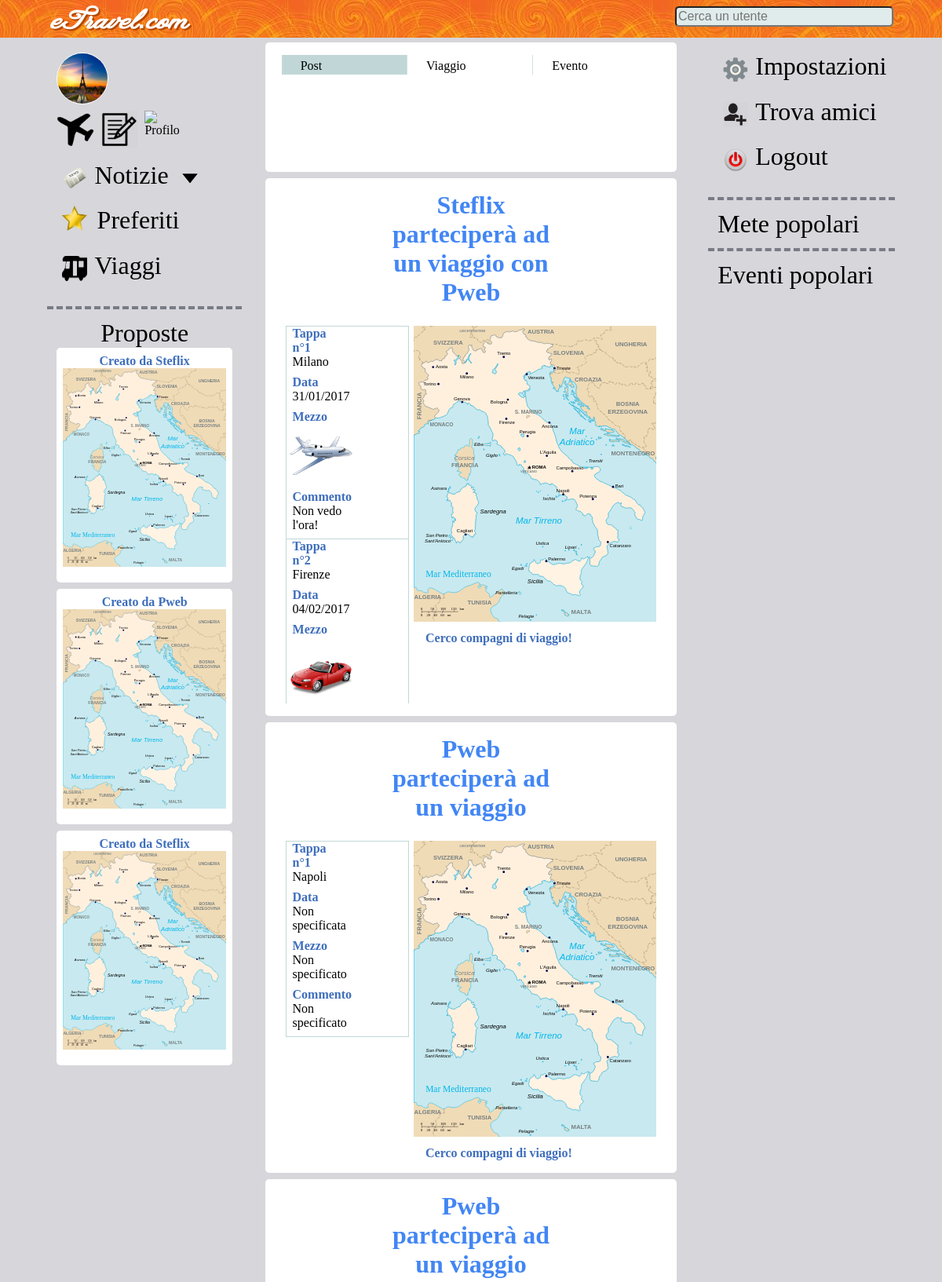
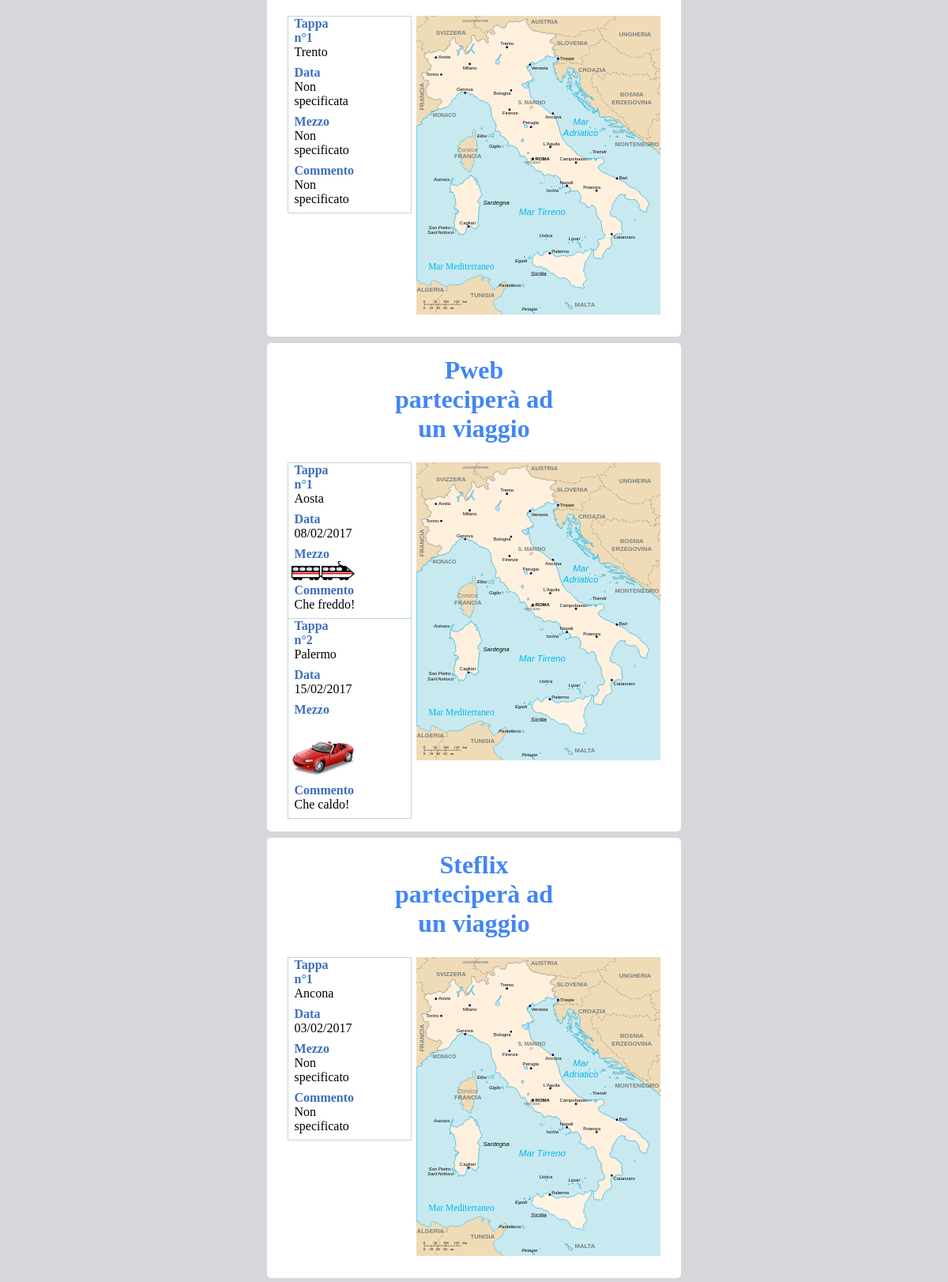
/php/home.php?notizie=2 (signed in, upper part), run on the app's committed database (2 pictures, top to bottom).
### tables this page shows
CREATE TABLE `viaggio` (
  `idviaggio` int(11) NOT NULL AUTO_INCREMENT,
  `autore` int(11) DEFAULT NULL,
  `compagnia` tinyint(4) DEFAULT NULL,
  `tag` int(11) DEFAULT NULL,
  `timestamp` timestamp NULL DEFAULT CURRENT_TIMESTAMP,
  PRIMARY KEY (`idviaggio`),
  KEY `userAuthorViaggio` (`autore`),
  KEY `userTaggedViaggio` (`tag`),
  CONSTRAINT `userAuthorViaggio` FOREIGN KEY (`autore`) REFERENCES `user` (`idUser`) ON DELETE NO ACTION ON UPDATE NO ACTION,
  CONSTRAINT `userTaggedViaggio` FOREIGN KEY (`tag`) REFERENCES `user` (`idUser`) ON DELETE NO ACTION ON UPDATE NO ACTION
);

CREATE TABLE `user` (
  `idUser` int(11) NOT NULL AUTO_INCREMENT,
  `username` varchar(45) NOT NULL,
  `email` varchar(45) NOT NULL,
  `password` varchar(45) NOT NULL,
  `name` varchar(45) DEFAULT NULL,
  `dataNascita` date DEFAULT NULL,
  `luogoOrigine` int(11) DEFAULT NULL,
  `luogoPreferito` int(11) DEFAULT NULL,
  `preferenzaCompagnia` int(11) DEFAULT '-1',
  `preferenzaClima` int(11) DEFAULT '-1',
  `preferenzaMezzo` int(11) DEFAULT '-1',
  `preferenzaViaggio` int(11) DEFAULT '-1',
  `fotoProfilo` varchar(100) DEFAULT 'default',
  PRIMARY KEY (`idUser`),
  UNIQUE KEY `username_UNIQUE` (`username`),
  UNIQUE KEY `email_UNIQUE` (`email`),
  KEY `userLuogoOrigine` (`luogoOrigine`),
  KEY `luogoOrigine1` (`luogoOrigine`),
  KEY `luogoPreferito` (`luogoPreferito`),
  CONSTRAINT `luogoOrigine1` FOREIGN KEY (`luogoOrigine`) REFERENCES `luogo` (`idluogo`) ON DELETE NO ACTION ON UPDATE NO ACTION,
  CONSTRAINT `luogoPreferito` FOREIGN KEY (`luogoPreferito`) REFERENCES `luogo` (`idluogo`) ON DELETE NO ACTION ON UPDATE NO ACTION
);

CREATE TABLE `tappa` (
  `idtappa` int(11) NOT NULL AUTO_INCREMENT,
  `viaggio` int(11) DEFAULT NULL,
  `luogo` int(11) DEFAULT NULL,
  `commento` text,
  `mezzo` int(11) DEFAULT NULL,
  `data` date DEFAULT NULL,
  `positionX` int(11) DEFAULT NULL,
  `positionY` int(11) DEFAULT NULL,
  `timestamp` timestamp NULL DEFAULT CURRENT_TIMESTAMP,
  PRIMARY KEY (`idtappa`),
  KEY `tappaViaggio` (`viaggio`),
  KEY `luogoTappa` (`luogo`),
  KEY `tappaViaggio1` (`viaggio`),
  KEY `luogoTappa1` (`luogo`),
  CONSTRAINT `luogoTappa1` FOREIGN KEY (`luogo`) REFERENCES `luogo` (`idluogo`) ON DELETE NO ACTION ON UPDATE NO ACTION,
  CONSTRAINT `tappaViaggio1` FOREIGN KEY (`viaggio`) REFERENCES `viaggio` (`idviaggio`) ON DELETE NO ACTION ON UPDATE NO ACTION
);

CREATE TABLE `luogo` (
  `idluogo` int(11) NOT NULL AUTO_INCREMENT,
  `nome` varchar(45) DEFAULT NULL,
  PRIMARY KEY (`idluogo`)
);

### php/connections/connectionConfig.php (called while the page is built, shortened)
<?php
	$hostname = "localhost";
	$username = "root";
	$password = "";
	$dbName = "etravel";
	$eTravelDb = new MySqlConnection();
	class MySqlConnection{
		private $mysqli_conn = null;
		function openConnection(){
    		if (!$this->isOpened()){
    			global $hostname;
    			global $username;
    			global $password;
    			global $dbName;
    			$this->mysqli_conn = new mysqli($hostname, $username, $password);
				$this->mysqli_conn->select_db($dbName) or
					die ('Can\'t use pweb: ' . mysqli_error($this->mysqli_conn));
			}
    	}
    	function isOpened(){
    		return ($this->mysqli_conn != null);
    	}
    	function closeConnection(){
			$this->mysqli_conn = null;
		}
		function performQuery($queryText) {
			return $this->mysqli_conn->query($queryText);
		}
	}
?>

### php/util/databaseUtil.php (the view, shortened to what this page needs)
<?php
  	require_once DIR_CONNECTIONS . "connectionConfig.php";
    function changeDataFormat($data){
      $dataList = explode("-", $data);
      return $dataList[2]."/".$dataList[1]."/".$dataList[0];
    }
  function getNomeLuogo($idLuogo){
    global $eTravelDb;
    $queryText = "SELECT nome FROM luogo WHERE idLuogo='".$idLuogo."'";
    $result = $eTravelDb->performQuery($queryText);
    $userRow = $result->fetch_assoc();
    return $userRow['nome'];
  }
  function getNomeUtente($idUser){
    global $eTravelDb;
    $queryText = "SELECT name FROM user WHERE idUser='".$idUser."'";
    $result = $eTravelDb->performQuery($queryText);
    $userRow = $result->fetch_assoc();
    return $userRow['name'];
  }
  function getUsernameUtente($idUser){
    global $eTravelDb;
    $queryText = "SELECT username FROM user WHERE idUser='".$idUser."'";
    $result = $eTravelDb->performQuery($queryText);
    $userRow = $result->fetch_assoc();
    return $userRow['username'];
  }
    function showProposte(){
      global $eTravelDb;
      $queryText = "SELECT idViaggio FROM viaggio WHERE compagnia = '1' ORDER BY timestamp DESC";
      $result = $eTravelDb->performQuery($queryText);
      while($userRow = $result->fetch_assoc()){
        showViaggioRidotto($userRow['idViaggio']);
      }
    }
    function showRecentViaggi(){
      global $eTravelDb;
      $queryText = "SELECT idViaggio FROM viaggio ORDER BY timestamp DESC";
      $result = $eTravelDb->performQuery($queryText);
      while($userRow = $result->fetch_assoc()){
        showViaggio($userRow['idViaggio']);
      }
    }
    function showTappe($idViaggio){
      global $eTravelDb;
      $queryText = "SELECT * FROM tappa WHERE viaggio='".$idViaggio."' ORDER BY timestamp ASC";
      $result = $eTravelDb->performQuery($queryText);
      $count = 0;
      while($userRow = $result->fetch_assoc()){
        echo '<div class="divTappaSingola">';
        echo '<h5 class="sottoTitoloEvento">Tappa n°'.($count+1).'</h5>';
        if($userRow['luogo'] != null)
          echo '<p>'.getNomeLuogo($userRow['luogo']).'</p>';
        echo '<h5 class="sottoTitoloEvento">Data</h5>';
        if($userRow['data'] != null)
          echo '<p>'.changeDataFormat($userRow['data']).'</p>';
        else echo '<p>Non specificata</p>';
        echo '<h5 class="sottoTitoloEvento">Mezzo</h5>';
        echo '<div class="divImgMezzoScelto'.$idViaggio.'" style="width: 5em"></div>';
        if($userRow['mezzo'] != null)
          echo '<script>printMezzo('.$userRow['mezzo'].', '.$count.', '.$idViaggio.')</script>';
        else echo '<p>Non specificato</p>';
        echo '<h5 class="sottoTitoloEvento">Commento</h5>';
        if($userRow['commento'] != null)
          echo '<p>'.$userRow['commento'].'</p>';
        else echo '<p>Non specificato</p>';
        echo '</div>';
        $count++;
      }
    }
    function showTappeRidotte($idViaggio){
      global $eTravelDb;
      $queryText = "SELECT * FROM tappa WHERE viaggio='".$idViaggio."' ORDER BY timestamp ASC";
      $result = $eTravelDb->performQuery($queryText);
    }
    function showViaggio($idViaggio){
      global $eTravelDb;
      $queryText = "SELECT * FROM viaggio WHERE idViaggio='".$idViaggio."'";
      $result = $eTravelDb->performQuery($queryText);
      $userRow = $result->fetch_assoc();
      $nomeUtente = getNomeUtente($userRow['autore']);
      $usernameUtente = getUsernameUtente($userRow['autore']);
      if($userRow['tag'] != null)
        $usernameTag = getUsernameUtente($userRow['tag']);
      echo '<div class="divEvento" style="padding-bottom: 1em">';
      echo '<h5 class="titoloEvento"><a href="./profilo.php?username='.$usernameUtente.'" style="color: #4286f4">'.$nomeUtente.'</a> parteciperà ad un viaggio';
      if($userRow['tag'] != null)
        echo ' con <a href="./profilo.php?username='.$usernameTag.'" style="color: #4286f4">'.getNomeUtente($userRow['tag']).'</a>';
      echo '</h5>';
      echo '<div class="divContentViaggioRight">';
      echo '<img class="imgMap" id="contentMap'.$idViaggio.'" src="../css/immagini/mapItaly.svg" alt="Spiacenti, non riusciamo a caricare la mappa">';
      if($userRow['compagnia'] == 1)
        echo '<h5 class="sottoTitoloEvento" style="width: 100%">Cerco compagni di viaggio!</h5>';
      echo '</div>';
      echo '<div class="divContentViaggioLeft">';
      showTappe($userRow['idviaggio']);
      echo '</div>';
      echo '</div>';
    }
    function showViaggioRidotto($idViaggio){
      global $eTravelDb;
      $queryText = "SELECT * FROM viaggio WHERE idViaggio='".$idViaggio."'";
      $result = $eTravelDb->performQuery($queryText);
      $userRow = $result->fetch_assoc();
      $nomeUtente = getNomeUtente($userRow['autore']);
      $usernameUtente = getUsernameUtente($userRow['autore']);
      echo '<div class="divViaggioRidotto">';
      echo '<h5 class="sottoTitoloEvento" style="width: 100%; text-align: center; margin: 0">Creato da ';
      echo '<a href="./profilo.php?username='.$usernameUtente.'">'.$nomeUtente.'</a></h5>';
      echo '<img class="imgMap" id="contentMapRidotta'.$idViaggio.'" src="../css/immagini/mapItaly.svg" alt="Spiacenti, non riusciamo a caricare la mappa">';
      showTappeRidotte($idViaggio);
      echo '</div>';
    }
?>

### css/eTravel_altro/eTravel_header_generico.css (style rules this page uses)
body { margin: 0; background-color: #d6d6db; width: 100%; }

### css/eTravel_dynamic/eTravel_dynamic_feed.css (style rules this page uses)
h5 { color: #4286f4; font-family: testo; font-size: 150%; margin: 0; margin-top: 0.5em; width: 40%; }
.divEvento { overflow: auto; background-color: white; width: 90%; margin: auto; border-radius: 5px; margin-top: 0.5em; margin-bottom: 0.5em; }
.divEvento a { text-decoration: none; }
.titoloEvento { text-align: center; margin: auto; margin-top: 0.5em; font-size: 200%; }
.sottoTitoloEvento { margin: 0; margin-left: 5%; text-align: left; font-size: 100%; color: #3e6ebc; }
.sottoTitoloEvento a { text-decoration: none; color: #3e6ebc; }
.divEvento p { margin-top: 0; margin-bottom: 0.5em; margin-left: 5%; width: 50% }
.divTappaSingola { border: solid 1px #c1d7d7; border-top: none; }
.divContentViaggioLeft { float: left; width: 30%; margin-left: 5%; margin-top: 1.5em; border-top: solid 1px #c1d7d7; overflow: auto; max-height: 30em; }
.divContentViaggioRight { float: right; width: 59%; text-align: center; margin-top: 1.5em; margin-right: 5%; }
.imgMap { width: 100%; margin-bottom: 0.5em; }
.divViaggioRidotto { background-color: white; border-radius: 5px; padding: 0.5em; margin-bottom: 0.5em; }

### css/eTravel_home/eTravel_home.css (style rules this page uses)
a { color: black; }

### data on the page
viaggio: autore.name "Steflix", tag.name "Pweb", compagnia "Cerco compagni di viaggio!"
viaggio: autore.name "Pweb", compagnia "Cerco compagni di viaggio!"
viaggio: autore.name "Steflix"
tappa: luogo.nome "Milano", data "31/01/2017", commento "Non vedo l'ora!"
tappa: luogo.nome "Firenze", data "04/02/2017"
tappa: luogo.nome "Napoli", shows "Non specificata", shows "Non specificato"
viaggio: autore.name "Pweb"
tappa: luogo.nome "Trento", shows "Non specificata", shows "Non specificato"
viaggio: autore.name "Pweb"
tappa: luogo.nome "Aosta", data "08/02/2017", commento "Che freddo!"
tappa: luogo.nome "Palermo", data "15/02/2017", commento "Che caldo!"
viaggio: autore.name "Steflix"
tappa: luogo.nome "Ancona", data "03/02/2017", shows "Non specificato"
